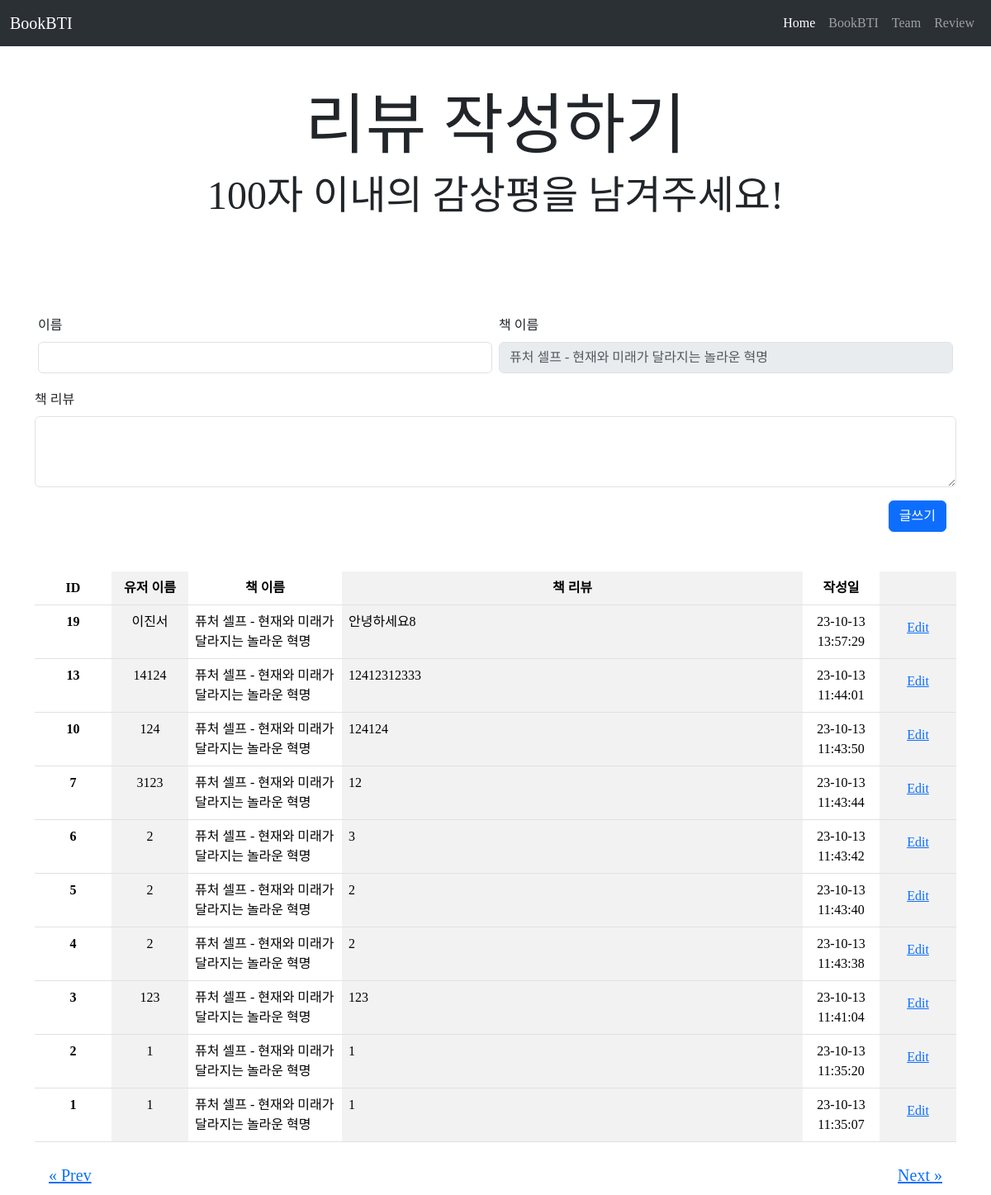
The page /review/9791192389325/1 on the database as committed earlier.
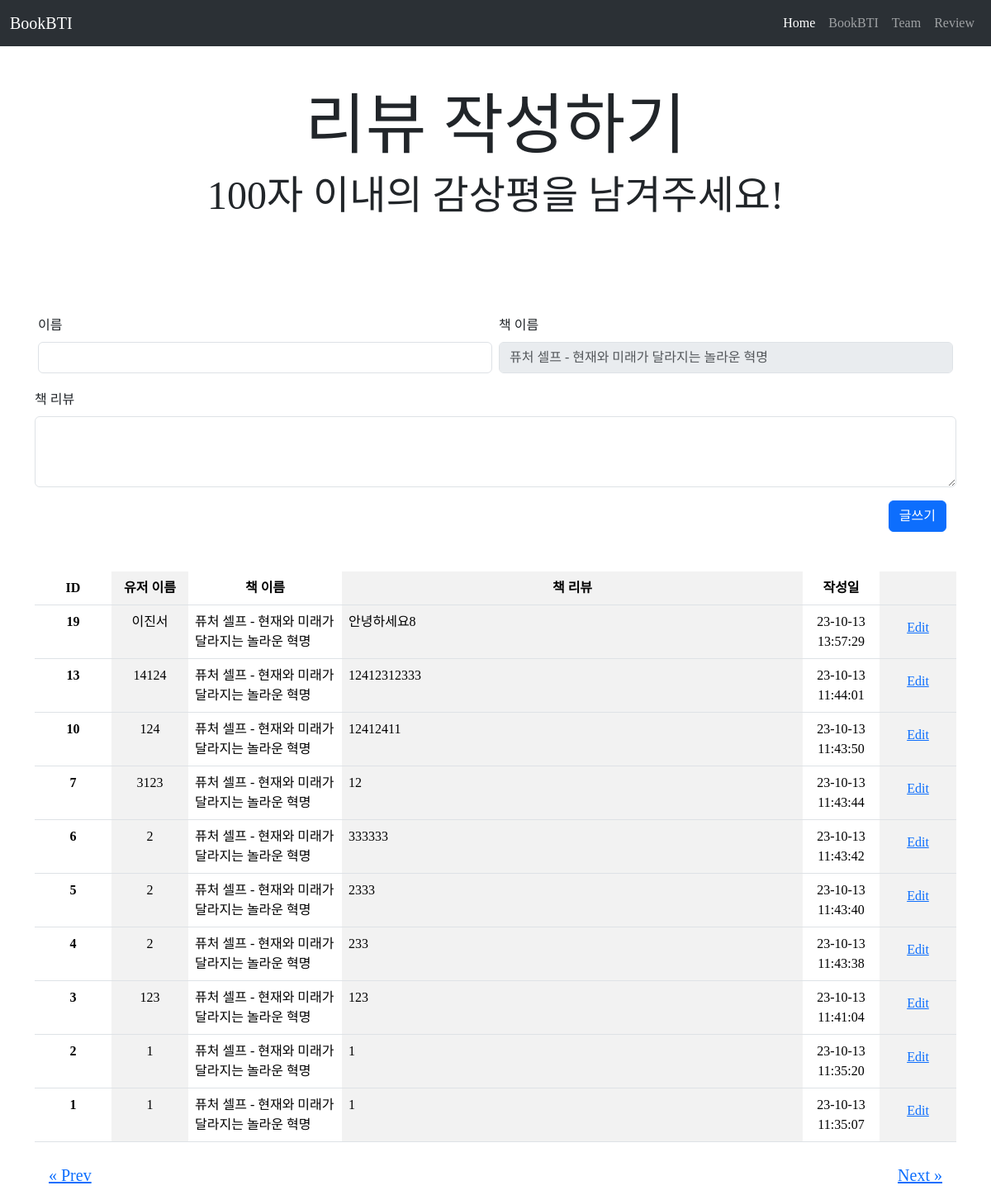
The same page on the database as committed later.
### app.py (models this page shows)
class Review(db.Model):
  id = db.Column(db.Integer, primary_key=True)
  time = db.Column(db.String(30), nullable=False)
  userName = db.Column(db.String(255), nullable=False)
  bookIsbn = db.Column(db.String(20), nullable=False)
  bookTitle = db.Column(db.String(255), nullable=False)
  bookReview = db.Column(db.String(255))

### app.py (the view)
@app.route('/review/<bookIsbn>/<page>')
def review_filter(bookIsbn, page):
  offset = (int(page) - 1) * 10
  id = Review.query.order_by(Review.id.desc()).first()
  idNum = id.id + 1 if id else 1
  bookList = Bestseller.query.filter_by(bookIsbn=bookIsbn).first()
  filteredList = Review.query.filter_by(bookIsbn=bookIsbn).order_by(Review.id.desc()).offset(offset).limit(10).all()
  return render_template('review.html', filteredData=filteredList, bookData=bookList, id=idNum)

### templates/review.html (shortened to what this page needs)
<!DOCTYPE html>
<html lang="en">
<head>
	<link href="https://cdn.jsdelivr.net/npm/bootstrap@5.3.1/dist/css/bootstrap.min.css" rel="stylesheet"
>
</head>
<body>
	<nav class="navbar navbar-expand-lg bg-body-tertiary d-flex justify-content-between" data-bs-theme="dark">
		<div class="container-fluid">
			<a class="navbar-brand" href="{{ url_for('main') }}">BookBTI</a>
			<div class="collapse navbar-collapse justify-content-end" id="navbarNav">
				<ul class="navbar-nav">
					<li class="nav-item">
						<a class="nav-link active" aria-current="page" href="{{ url_for('main') }}">Home</a>
					</li>
					<li class="nav-item">
						<a class="nav-link" href="{{ url_for('test') }}">BookBTI</a>
					</li>
					<li class="nav-item">
						<a class="nav-link" href="{{ url_for('team') }}">Team</a>
					</li>
					<li class="nav-item">
						<a class="nav-link" href="{{ url_for('reviews', page=1) }}">Review</a>
					</li>
				</ul>
			</div>
		</div>
	</nav>
	<div class="container text-center pt-5">
		<div class="row mb-5">
			<h1 class="display-1 text-center">리뷰 작성하기</h1>
			<p class="display-5 text-center">100자 이내의 감상평을 남겨주세요!</p>
		</div>
	</div>
	<div class="container pt-5 mb-5">
		<form action="{{ url_for('review_write') }}" method="get">
			<div class="mb-3 d-flex justify-content-evenly">
				<div class="flex-fill m-1">
					<label for="exampleFormControlInput1" class="form-label">이름</label>
					<input type="text" class="form-control" name="userName">
				</div>
				<div class="flex-fill m-1">
					<label for="exampleFormControlInput1" class="form-label">책 이름</label>
					<input class="form-control" type="text" placeholder="{{ bookData.bookTitle }}"
						aria-label="Disabled input example" disabled>
				</div>
			</div>
			<div class="mb-3">
				<label for="exampleFormControlTextarea1" class="form-label">책 리뷰</label>
				<textarea class="form-control" name="bookReview" rows="3"></textarea>
			</div>
			<div class="container d-flex justify-content-end">
				<button type="submit" class="btn btn-primary">글쓰기</button>
			</div>
		</form>
	</div>
	<div class="container">
		<table class="table table-striped-columns">
			<thead>
				<tr>
					<th class="col-1 text-center" scope="col">ID</th>
					<th class="col-1 text-center" scope="col">유저 이름</th>
					<th class="col-2 text-center" scope="col">책 이름</th>
					<th class="col-6 text-center" scope="col">책 리뷰</th>
					<th class="col-1 text-center" scope="col">작성일</th>
					<th class="col-1" scope="col"></th>
				</tr>
			</thead>
			<tbody>
				{% for review in filteredData %}
				<tr>
					<th class="text-center" scope="row">{{ review.id }}</th>
					<td class="text-center">{{ review.userName }}</td>
					<td>{{ review.bookTitle }}</td>
					<td>{{ review.bookReview }}</td>
					<td class="text-center">{{ review.time }}</td>
					<td class="text-center">
						<button type="button" class="btn btn-link" data-bs-toggle="modal"
							data-bs-target="#exampleModal{{ loop.index }}">
							Edit
						</button>
					</td>
				</tr>
				{% endfor %}
			</tbody>
		</table>
	</div>
	<div class="container d-flex justify-content-between">
		<button type="button" class="btn btn-link btn-lg" id="prevBtn">&laquo; Prev</button>
		<button type="button" class="btn btn-link btn-lg" id="nextBtn">Next &raquo</button>
	</div>
</body>
</html>

Rows that differ between the two databases and show on the page:
changed Review id 10: bookReview "124124" → "12412411"
changed Review id 6: bookReview "3" → "333333"
changed Review id 5: bookReview "2" → "2333"
changed Review id 4: bookReview "2" → "233"
